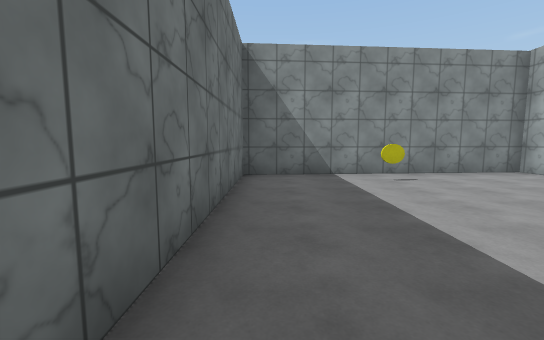
view 1 (above)

18 first-person views from a walk through a 3-D level made in the Unity game engine. The camera is 1.5 m above the floor, tilts 6° down and sees 90° across. The floor is counted in squares, 2 m on a side. Each view is taken from the middle of a square. On the plan, view 1 faces up. The plan holds only what a view shows up to about 10 squares ahead; the rest is blank. The place goes on beyond the plan. Some surface patterns are stand-ins.

view 2
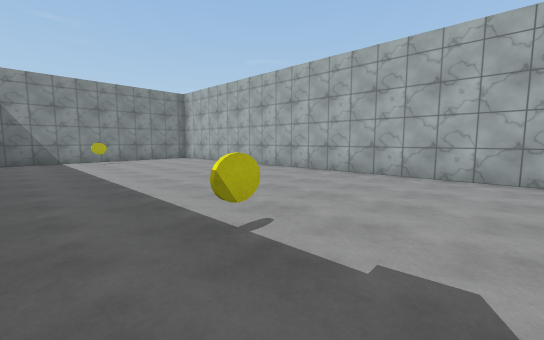

view 3
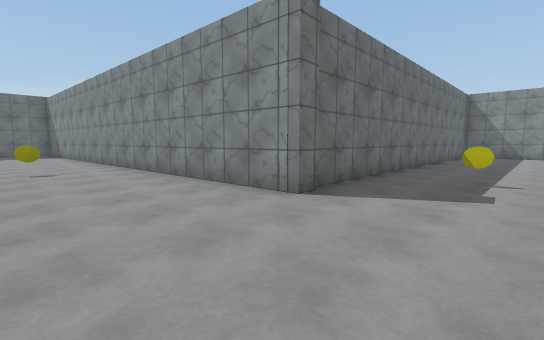

view 4
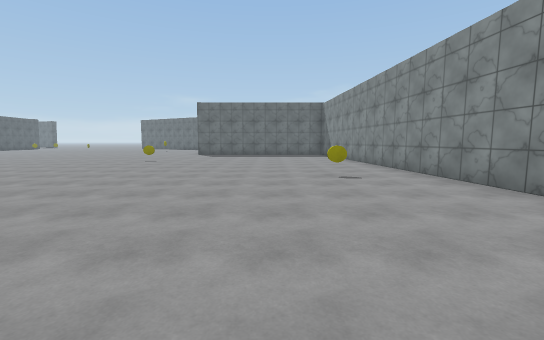

view 5
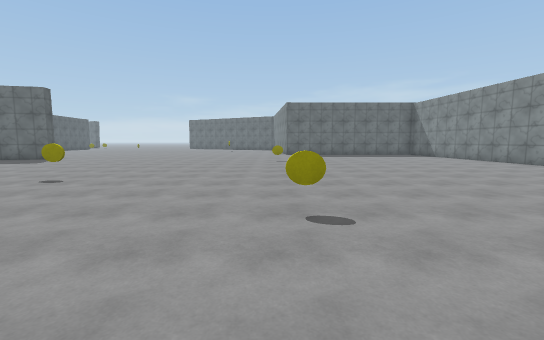

view 6
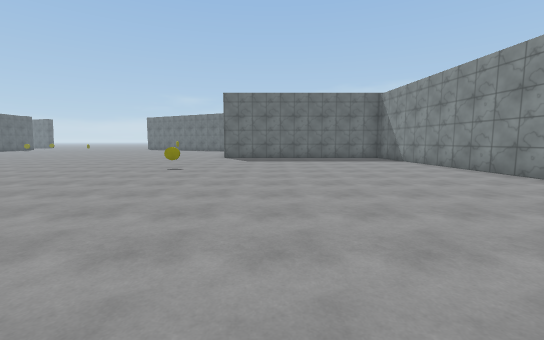

view 7
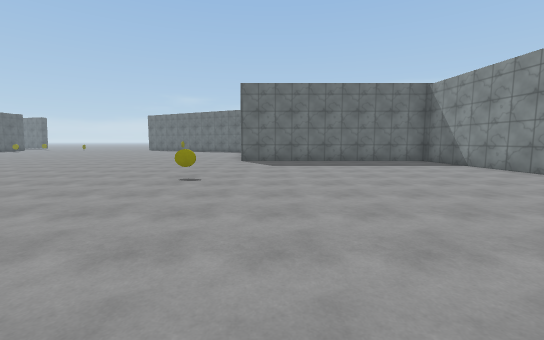

view 8
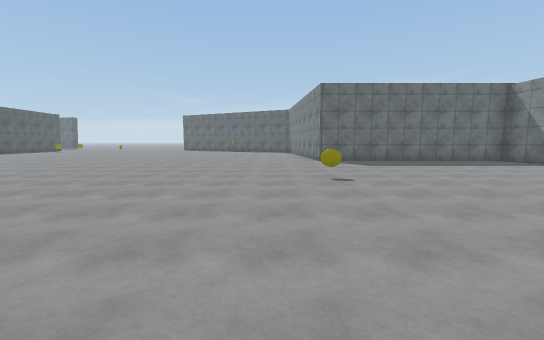

view 9
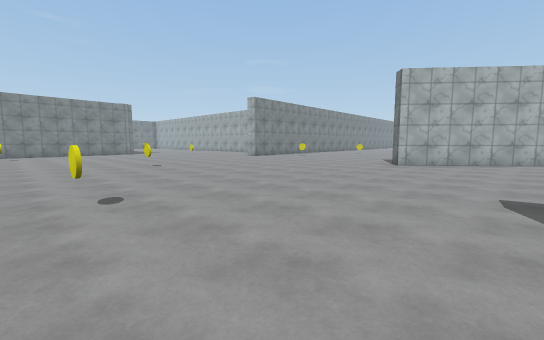

view 10
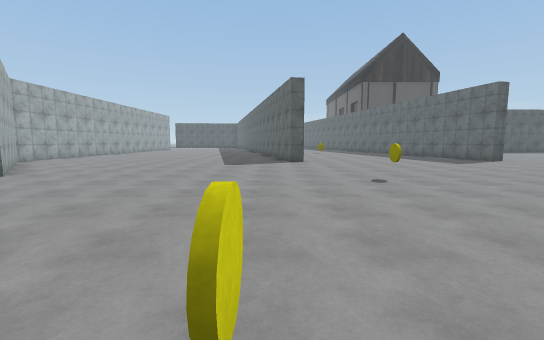

view 11
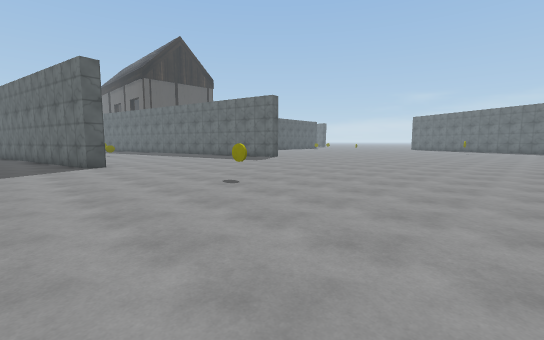

view 12
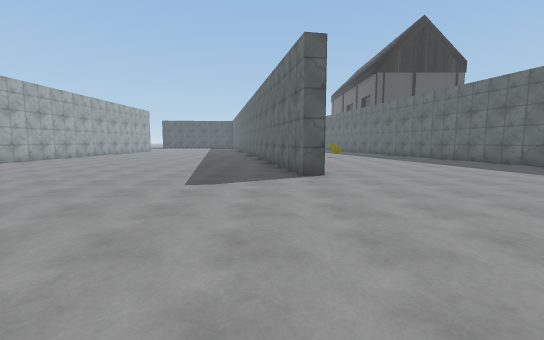

view 13
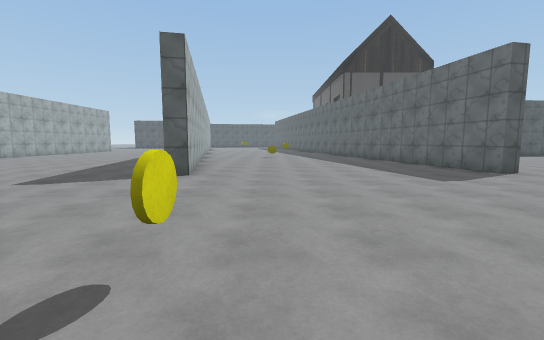

view 14
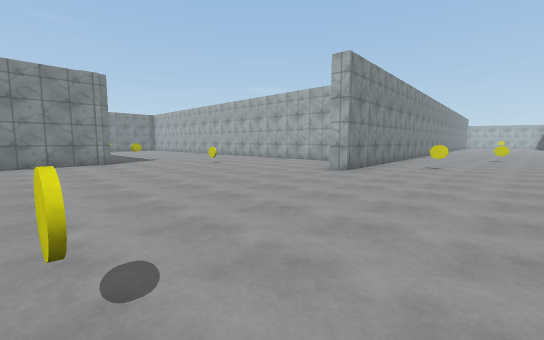

view 15
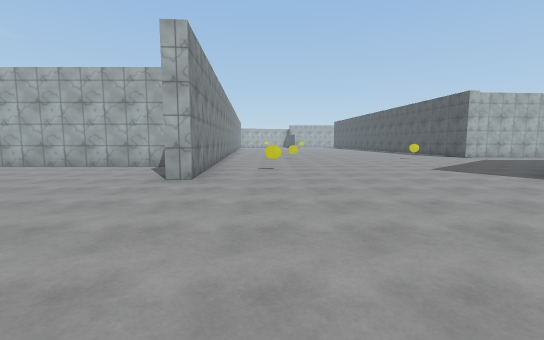

view 16
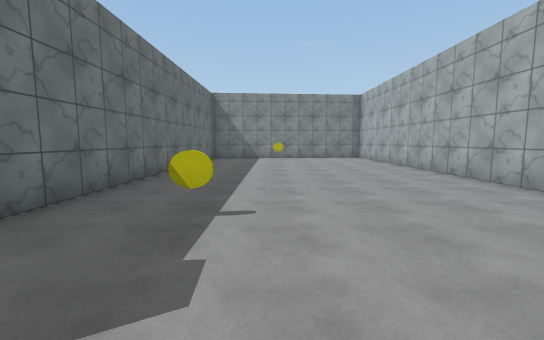

view 17
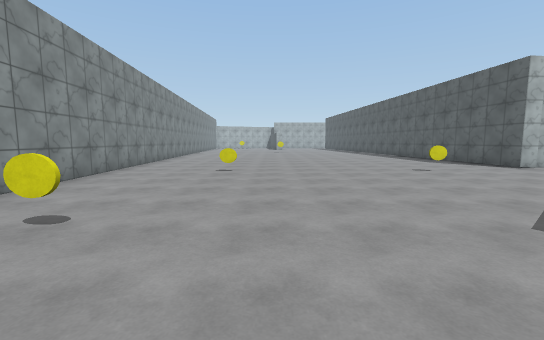

view 18
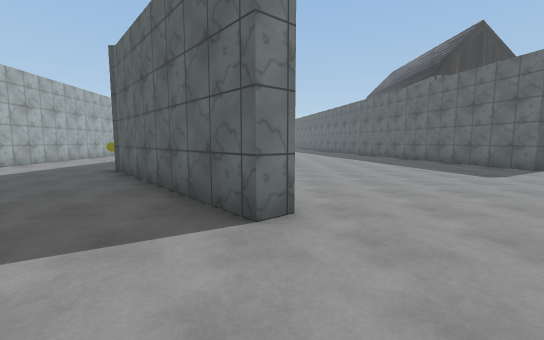

### Floor plan
Points are (right, up) in squares from view 1. A wall is a line through its corners. A room is listed if a view was taken in it or the views show most of it. See-through windows are left out.
Room 1 (views 1, 2, 3, 4, 5, 6, 7, 8, 9, 10, 11, 12, 13, 14, 15, 16, 17, 18)
walls: (6.1, -10.9) (6.1, 4.1); (-0.5, -5.5) (-0.4, -6) (-15.1, -7.2); (6.2, -23.8) (2.8, -19.8) (3.1, -19.5) (6.8, -23.7); (-3.3, -28.1) (-4.2, -24) (-3.7, -23.9) (-2.7, -28.4); (-11.9, -24.4) (-11.4, -24.3) (-10.6, -28.1); (10.6, -23.5) (10.6, -22.9) (13, -22.7); (6.3, -28.2) (6.3, -27.3); (13.1, -11.7) (3.3, -12.4) (3.3, -11.9); (11, -27.1) (10.8, -23.5); (6.1, 6) (6.1, 6.6) (-0.6, 6.1) (-0.6, -5.4)
objects: yellow coin (-11, -15); yellow coin (-6, -9); yellow coin (-5, -19); yellow coin (-3, -15); yellow coin (1, -3); other object (2, -8); yellow coin (2, 5); yellow coin (5, -14); yellow coin (10, -20); yellow coin (10, -15)

Where each view was taken, in squares from view 1:
view 1: 0 up, 0 right, facing up
view 2: 5 down, 0 right, facing up-right
view 3: 9 down, 2 right, facing up-left
view 4: 10 down, 0 right, facing left
view 5: 15 down, 0 right, facing left
view 6: 12 down, 3 left, facing left
view 7: 13 down, 5 left, facing left
view 8: 16 down, 5 left, facing left
view 9: 23 down, 6 left, facing up-right
view 10: 14 down, 3 left, facing down
view 11: 15 down, 2 left, facing down-left
view 12: 18 down, 3 left, facing down
view 13: 18 down, 6 left, facing down
view 14: 16 down, 3 left, facing up-right
view 15: 14 down, 2 left, facing right
view 16: 6 down, 2 right, facing up
view 17: 16 down, 3 right, facing right
view 18: 17 down, 3 right, facing down
